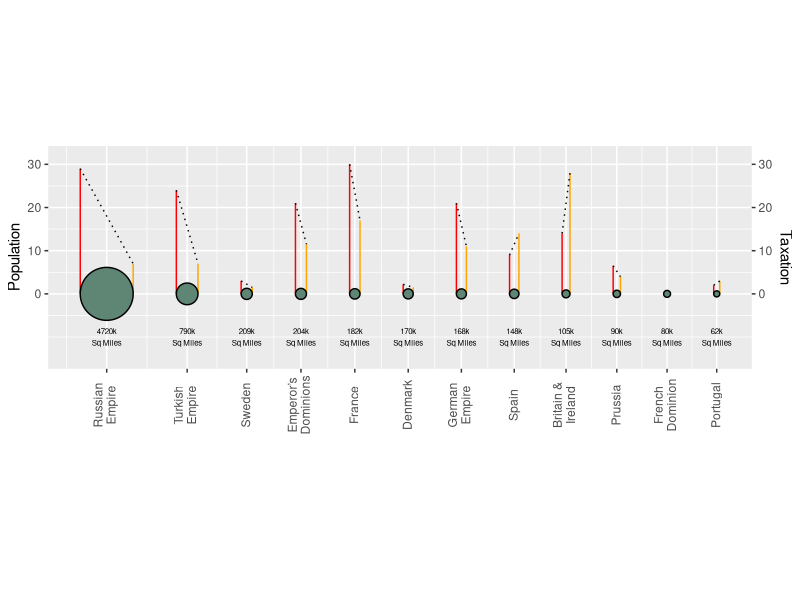
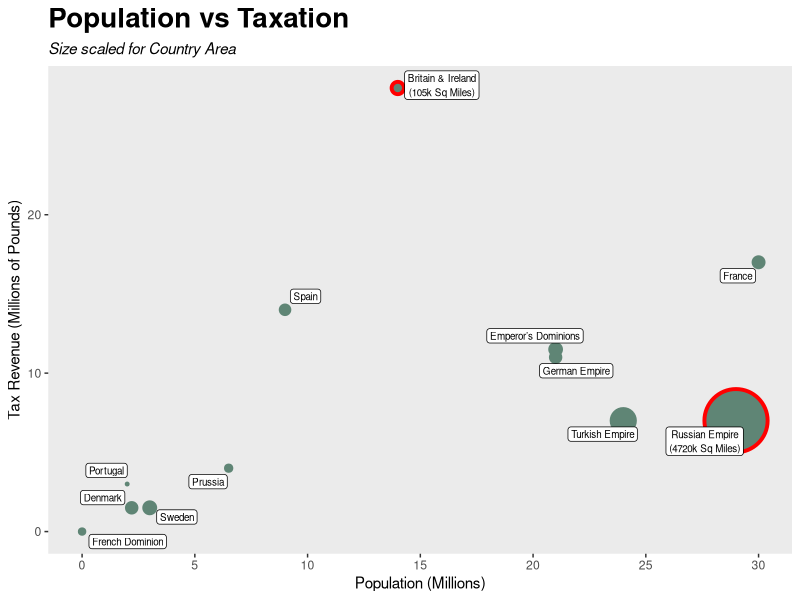

Source code (R) for these figures, in order:
## ---- chunk 1
library(tidyverse)
library(ggforce)
library(glue)
library(ggrepel)
## ---- chunk 2

# Calculate radius and cumulative x positions for even edge-based spacing
playfair_df <- read_csv("playfair_european_nations.csv") %>%
  arrange(desc(Area)) %>%
  mutate(
    Country = ifelse(Country == "Countries under the Dominion of France", "French Dominion", Country),

    Country = factor(Country, levels = Country)) %>%
  mutate(
    
    # Calculating a radius that is based on the area of the country. It is scaled down
    # by dividing by 200 which is arbitrary. 200 was chosen after iterating through 
    # a few different values to make sure the circles were not too big
    radius = sqrt(Area / pi) / 200 ,
    
    # This formula spaces out the circle centers x positions dynamically based on its
    # radius and those of the previous radii
    circle_center = cumsum(lag(radius, default = 0) * 2 + 10) + radius,
    
    # The population x position goes on the left edge of each circle
    population_x = circle_center - radius,
    
    # The taxation x position goes on the right edge of each circle. 
    tax_x = circle_center + radius,
    area_text = Area / 1000, 
    area_text = glue("{area_text}k\nSq Miles"))


## ---- chunk 3

# Plot with adjusted x_position based on radius and constant edge spacing
ggplot(data = playfair_df) +
  geom_segment(aes(x = population_x, xend = population_x, y = 0, yend = Population), color = "red") +
  scale_x_continuous(breaks = playfair_df$circle_center, labels = str_wrap(playfair_df$Country, 10)) +
  geom_segment(aes(x = tax_x, xend = tax_x, y = 0, yend = Taxation), color = "orange") +
  geom_segment(aes(x = population_x, xend = tax_x, y = Population, yend = Taxation), color = "black", linetype = "dotted") +
  xlab("") +
  # Custom the Y scales:
  scale_y_continuous(
    
    # Features of the first axis
    name = "Population",
    
    # Add a second axis and specify its features
    sec.axis = sec_axis( transform=~.*1, name="Taxation",  breaks = seq(0,30, by = 10)),
    breaks = seq(0,30, by = 10)
  ) +
  geom_circle(aes(x0 = circle_center , y0 = 0 , r = radius ), fill = "#5F8575") +
  geom_text(aes(x = circle_center, y = -10, label = area_text), size = 2) +
  coord_fixed(ylim = c(-15, max(playfair_df$Population ) + 2)) +
  theme(axis.text.x = element_text(angle = 90, vjust = .4))



## ---- chunk 4

set.seed(100)  # Set seed for reproducibility

playfair_df  %>%
  mutate(text_label = case_when(
    Country %in% c("Britain & Ireland", "Russian Empire") ~ glue("{Country}\n({Area / 1000}k Sq Miles)"),
    TRUE ~ as.character(Country)  # Ensure the default case is a character
  )) %>% 
  ggplot(aes(x = Population, y = Taxation)) +
  geom_point(aes(size = Area), color = "#5F8575") +  # Map actual Area for size
  geom_point(data = filter(playfair_df, Country %in% c("Britain & Ireland", "Russian Empire") ), 
           aes(x = Population, y = Taxation, size = Area), 
           stroke = 2,  # Border thickness
           shape = 21,  # Use shape that supports fill and border
           color = "red") +  # Red border
  geom_label_repel(aes(label = text_label), size = 2.5, fill = "white", label.padding = .16) +
 
  scale_size_continuous(range = c(1, 20)) +
  scale_x_continuous(breaks = seq(0, 30, by = 5)) +
  labs(title = "Population vs Taxation", subtitle = "Size scaled for Country Area",
       x = "Population (Millions)", y = "Tax Revenue (Millions of Pounds)") +
  theme(
    legend.position = "none",
    plot.title = element_text(face = "bold", size = 20),
    plot.subtitle = element_text(face = "italic"),
    panel.grid.major = element_blank(),  # Remove major grid lines
    panel.grid.minor = element_blank()   # Remove minor grid lines
  )
